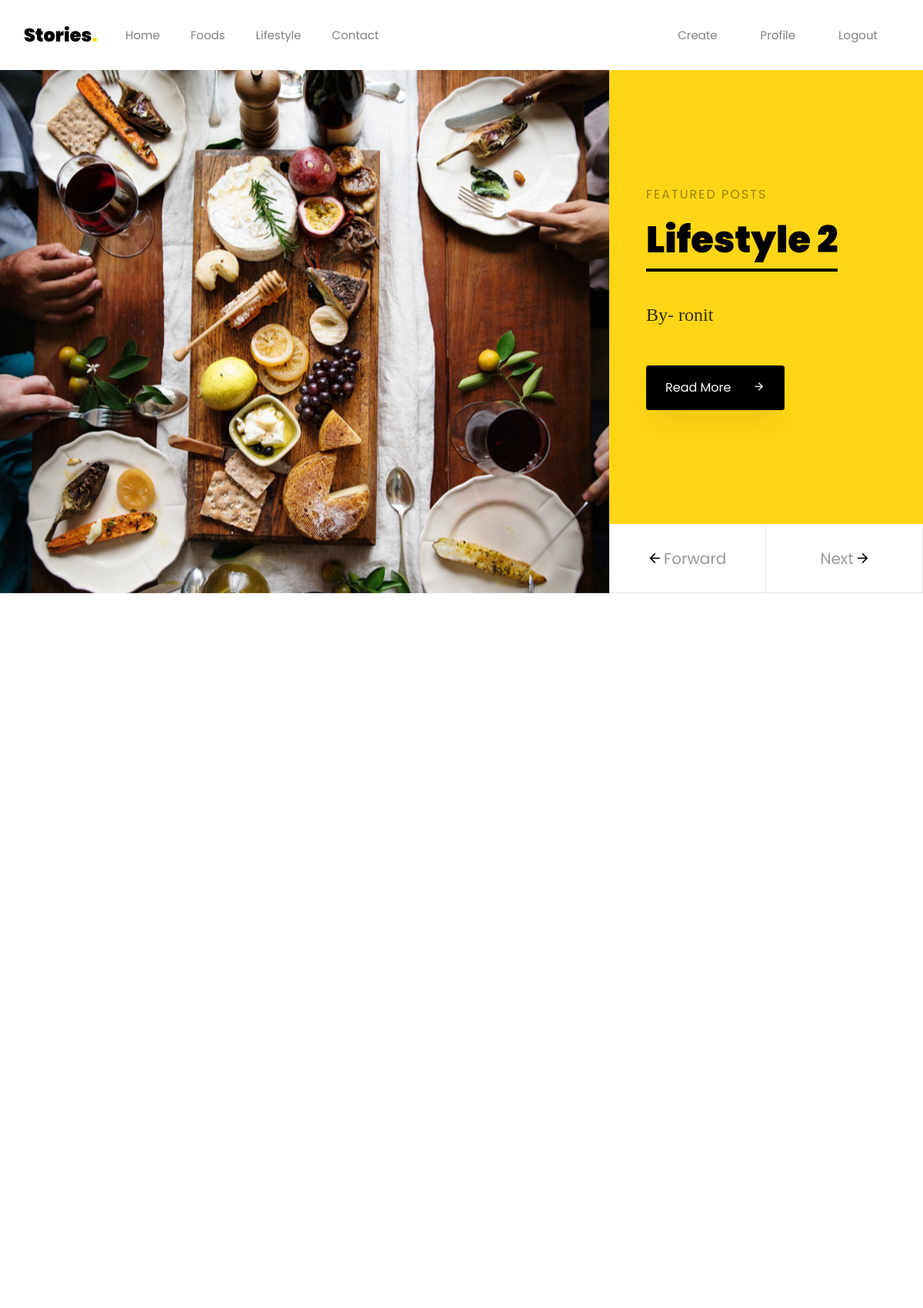
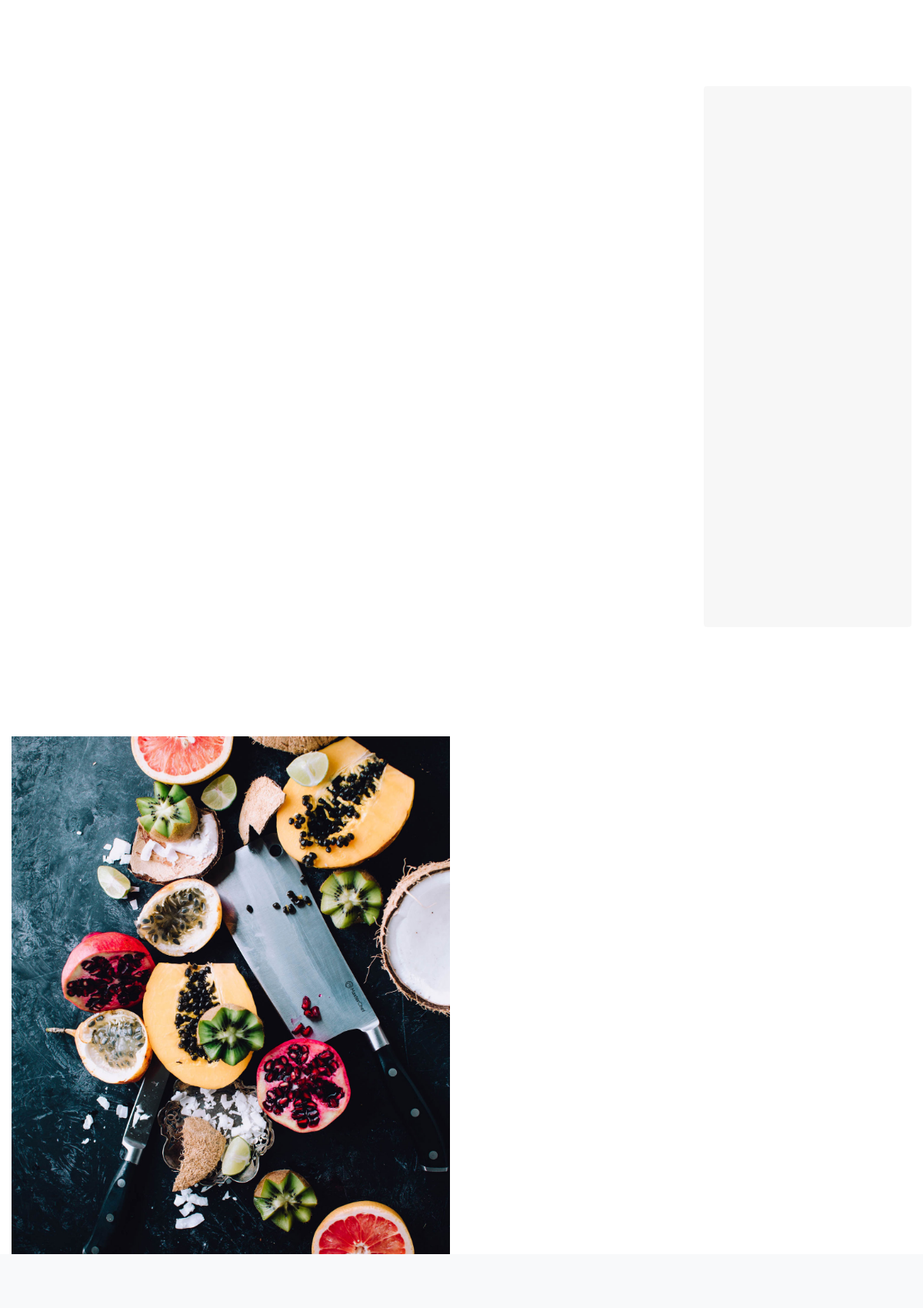
The app's page / (signed in, upper part) with its own data (2 pictures, top to bottom).
### MyApp/models.py (models this page shows, shortened)
class Post(models.Model):
    CATEGORY = (
        ('Food', 'Food'),
        ('Lifestyle', 'Lifestyle'),
        ('Others', 'Others')
    )
    author = models.ForeignKey(User, on_delete=models.CASCADE)
    title = models.CharField(max_length=200)
    is_featured = models.BooleanField(default=False)
    content = models.TextField()
    image = models.ImageField(default='default_post.jpg', upload_to='post_pics/')
    category = models.CharField(max_length=50, null=True, choices=CATEGORY)
    date_posted = models.DateTimeField(auto_now_add=True)

### MyApp/views.py (the view)
# urls.py: path('', index, name='index'),
@login_required
def index(request):
    posts = Post.objects.all().order_by("-id")
    featured_posts = Post.objects.filter(is_featured=True).order_by("-id")[0:3]
    recent_posts = Post.objects.all().order_by("-id")[0:4]
    post_count = Post.objects.all().count()
    lifestyle_count = Post.objects.filter(category='Lifestyle').count()
    food_count = Post.objects.filter(category='Food').count()
    others_count = Post.objects.filter(category='Others').count()
    context = {
        'posts': posts,
        'featured_posts': featured_posts,
        'recent_posts': recent_posts,
        'post_count': post_count,
        'lifestyle_count': lifestyle_count,
        'food_count': food_count,
        'others_count': others_count
    }
    return render(request, 'MyApp/index.html', context)

### MyApp/templates/MyApp/index.html (shortened to what this page needs)
{% extends 'MyApp/main.html' %}
{% load static %}
{% block content %}
    <section class="home-slider owl-carousel">
        {% for post in featured_posts %}
            <div class="slider-item">
                <div class="container">
                    <div class="row d-flex slider-text justify-content-center align-items-center"
                         data-scrollax-parent="true">
                        <div class="img" style="background-image: url({{ post.image.url }});"></div>
                        <div class="text d-flex align-items-center ftco-animate">
                            <div class="text-2 pb-lg-5 mb-lg-4 px-4 px-md-5">
                                <h3 class="subheading mb-3">Featured Posts</h3>
                                <h1 class="mb-5">{{ post.title }}</h1>
                                <h4 class="mb-5">By- {{ post.author }}</h4>
                                <p><a href="{% url 'post_detail' post.id %}" class="btn btn-black px-3 px-md-4 py-3">Read More <span
                                        class="icon-arrow_forward ml-lg-4"></span></a></p>
                            </div>
                        </div>
                    </div>
                </div>
            </div>
        {% endfor %}
    </section>
    <section class="ftco-section">
        <div class="container">
            <div class="row">
            </div>
            <div class="row">
                <div class="col-md-6">
                    <div class="row">
                    </div>
                </div>
            </div>
        </div>
    </section>
    <section class="ftco-section ftco-no-pt">
        <div class="container">
            <div class="row">
                <div class="col-lg-9">
                    <div class="row">
                    </div>
                    <div class="row">
                    </div>
                </div>
                <div class="col-lg-3">
                    <div class="sidebar-wrap">
                    </div>
                </div>
            </div>
        </div>
    </section>
    <section class="ftco-counter ftco-section ftco-no-pt ftco-no-pb img" id="section-counter">
        <div class="container">
            <div class="row d-flex">
                <div class="col-md-6 d-flex">
                    <div class="img d-flex align-self-stretch"
                         style="background-image:url({% static 'MyApp/images/about.jpg' %});"></div>
                </div>
                <div class="col-md-6 pl-md-5 py-5">
                    <div class="row justify-content-start pb-3">
                    </div>
                    <div class="row">
                    </div>
                </div>
            </div>
        </div>
    </section>
    <section class="ftco-subscribe ftco-section bg-light">
    </section>
{% endblock %}

### MyApp/static/MyApp/css/icomoon.css (style rules this page uses)
[class^="icon-"], [class*=" icon-"] { font-family: 'icomoon' !important; speak: none; font-style: normal; font-weight: normal; font-variant: normal; text-transform: none; line-height: 1; -webkit-font-smoothing: antialiased; -moz-osx-font-smoothing: grayscale; }
.icon-arrow_forward:before { content: "\e5c8"; }

### records on screen
Post: image (picture), title "Lifestyle 2", author "ronit"
